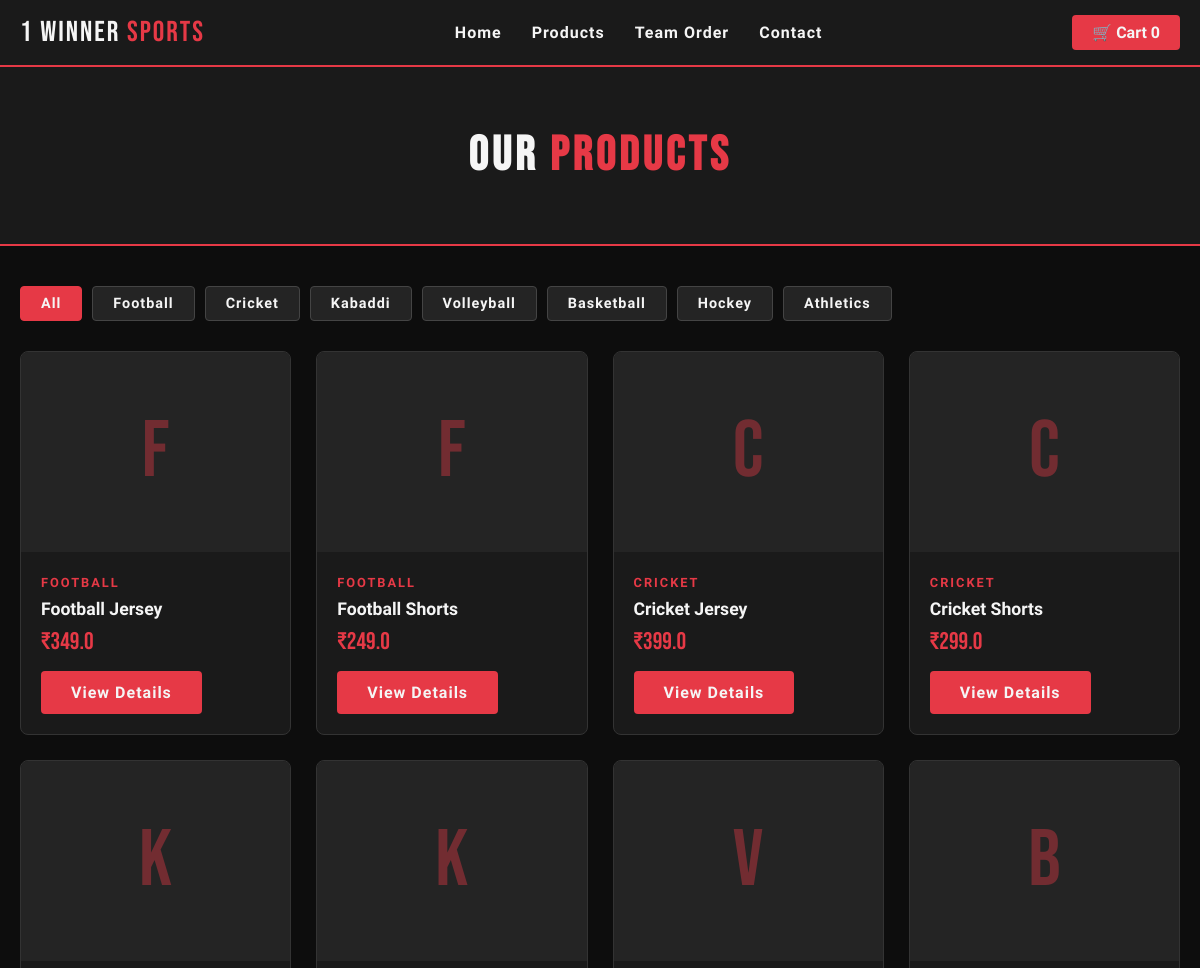
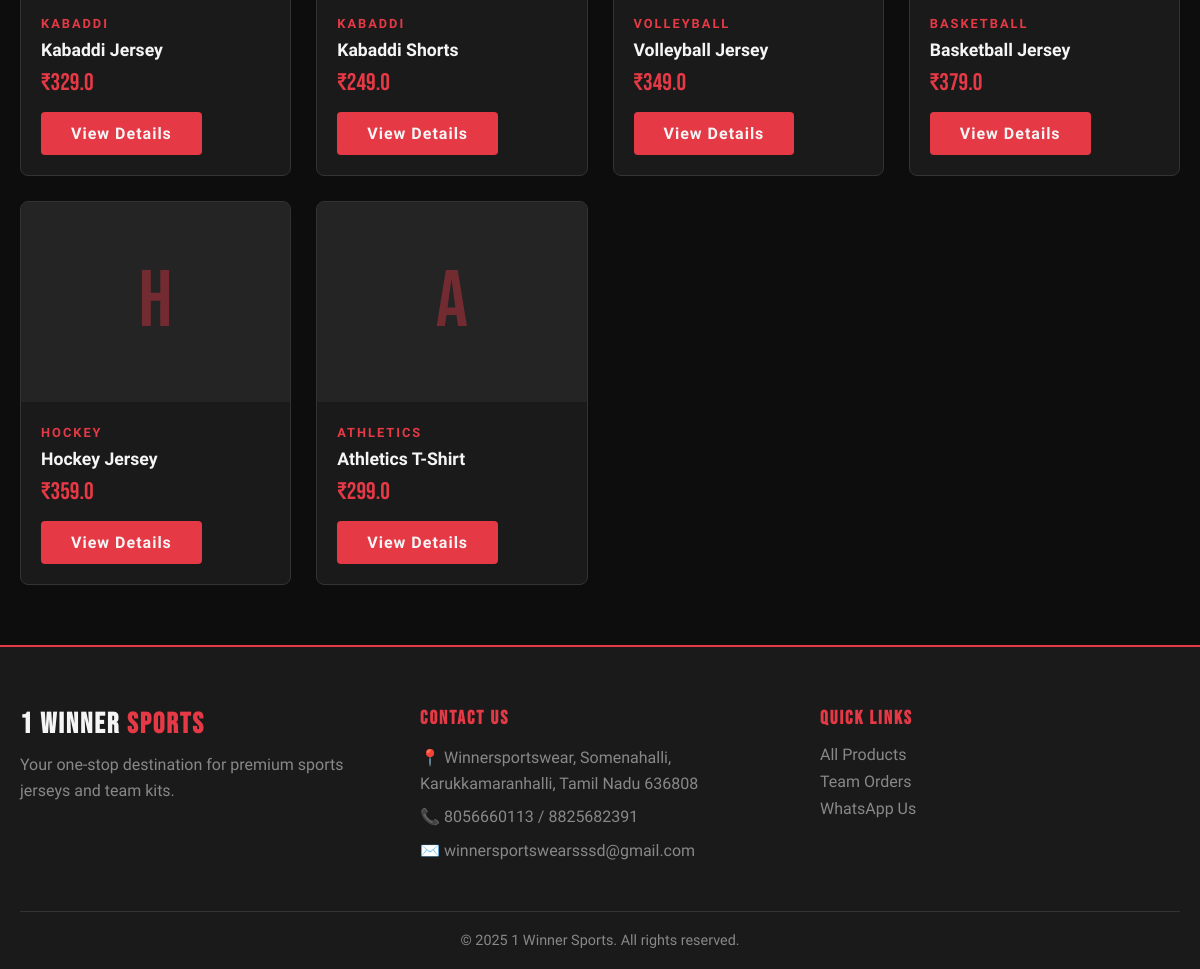
Page /products on the committed database (2 pictures, top to bottom).
### tables this page shows
CREATE TABLE products (
            id INTEGER PRIMARY KEY AUTOINCREMENT,
            name TEXT NOT NULL,
            category TEXT NOT NULL,
            price REAL NOT NULL,
            description TEXT,
            image TEXT
        );

### app.py (the view)
@app.route('/products')
def products():
    category = request.args.get('category', 'all')
    db = get_db()
    if category == 'all':
        products = db.execute('SELECT * FROM products').fetchall()
    else:
        products = db.execute('SELECT * FROM products WHERE category = ?', (category,)).fetchall()
    db.close()
    return render_template('products.html', products=products, active_category=category)

### database.py (called while the page is built)
def get_db():
    conn = sqlite3.connect(DB_PATH)
    conn.row_factory = sqlite3.Row
    return conn

### templates/products.html
{% extends "base.html" %}
{% block content %}
<section class="page-header">
    <h1>OUR <span>PRODUCTS</span></h1>
</section>
<section class="products-page">
    <div class="category-filter">
        <a href="/products?category=all" class="filter-btn {% if active_category == 'all' %}active{% endif %}">All</a>
        <a href="/products?category=football" class="filter-btn {% if active_category == 'football' %}active{% endif %}">Football</a>
        <a href="/products?category=cricket" class="filter-btn {% if active_category == 'cricket' %}active{% endif %}">Cricket</a>
        <a href="/products?category=kabaddi" class="filter-btn {% if active_category == 'kabaddi' %}active{% endif %}">Kabaddi</a>
        <a href="/products?category=volleyball" class="filter-btn {% if active_category == 'volleyball' %}active{% endif %}">Volleyball</a>
        <a href="/products?category=basketball" class="filter-btn {% if active_category == 'basketball' %}active{% endif %}">Basketball</a>
        <a href="/products?category=hockey" class="filter-btn {% if active_category == 'hockey' %}active{% endif %}">Hockey</a>
        <a href="/products?category=athletics" class="filter-btn {% if active_category == 'athletics' %}active{% endif %}">Athletics</a>
    </div>
    <div class="products-grid">
        {% for product in products %}
        <div class="product-card">
            <div class="product-img">
                <div class="product-placeholder">{{ product.category[0].upper() }}</div>
            </div>
            <div class="product-info">
                <span class="product-category">{{ product.category.upper() }}</span>
                <h3>{{ product.name }}</h3>
                <p class="product-price">₹{{ product.price }}</p>
                <a href="/product/{{ product.id }}" class="btn-primary">View Details</a>
            </div>
        </div>
        {% endfor %}
    </div>
</section>
{% endblock %}

### static/css/style.css (style rules this page uses)
* { margin: 0; padding: 0; box-sizing: border-box; }
:root { --red: #e63946; --dark: #0d0d0d; --dark2: #1a1a1a; --dark3: #242424; --white: #f5f5f5; --gray: #888; }
body { background: var(--dark); color: var(--white); font-family: 'Rajdhani', sans-serif; }
.btn-primary { background: var(--red); color: var(--white); padding: 12px 30px; border-radius: 4px; text-decoration: none; font-weight: 700; font-size: 1rem; letter-spacing: 1px; transition: all 0.3s; display: inline-block; border: none; cursor: pointer; }
.products-grid { display: grid; grid-template-columns: repeat(auto-fill, minmax(260px, 1fr)); gap: 25px; }
.product-card { background: var(--dark2); border-radius: 8px; overflow: hidden; border: 1px solid #333; transition: transform 0.3s, border-color 0.3s; }
.product-img { height: 200px; background: var(--dark3); display: flex; align-items: center; justify-content: center; }
.product-placeholder { font-family: 'Bebas Neue', sans-serif; font-size: 5rem; color: var(--red); opacity: 0.4; }
.product-info { padding: 20px; }
.product-category { color: var(--red); font-size: 0.8rem; font-weight: 700; letter-spacing: 2px; }
.product-info h3 { font-size: 1.1rem; font-weight: 700; margin: 8px 0; }
.product-price { font-family: 'Bebas Neue', sans-serif; font-size: 1.5rem; color: var(--red); margin-bottom: 15px; }
.page-header { background: var(--dark2); padding: 60px 20px; text-align: center; border-bottom: 2px solid var(--red); }
.page-header h1 { font-family: 'Bebas Neue', sans-serif; font-size: 3rem; letter-spacing: 4px; }
.page-header h1 span { color: var(--red); }
.category-filter { display: flex; gap: 10px; flex-wrap: wrap; margin-bottom: 30px; }
.filter-btn { padding: 8px 20px; border-radius: 4px; text-decoration: none; font-weight: 700; font-size: 0.9rem; letter-spacing: 1px; color: var(--white); background: var(--dark3); border: 1px solid #444; transition: all 0.3s; }
.filter-btn:hover, .filter-btn.active { background: var(--red); border-color: var(--red); }
.products-page { max-width: 1200px; margin: 40px auto; padding: 0 20px; }

### rows in the picture
products: category "F", category "FOOTBALL", name "Football Jersey", price "349.0"
products: category "F", category "FOOTBALL", name "Football Shorts", price "249.0"
products: category "C", category "CRICKET", name "Cricket Jersey", price "399.0"
products: category "C", category "CRICKET", name "Cricket Shorts", price "299.0"
products: category "K", category "KABADDI", name "Kabaddi Jersey", price "329.0"
products: category "K", category "KABADDI", name "Kabaddi Shorts", price "249.0"
products: category "V", category "VOLLEYBALL", name "Volleyball Jersey", price "349.0"
products: category "B", category "BASKETBALL", name "Basketball Jersey", price "379.0"
products: category "H", category "HOCKEY", name "Hockey Jersey", price "359.0"
products: category "A", category "ATHLETICS", name "Athletics T-Shirt", price "299.0"
